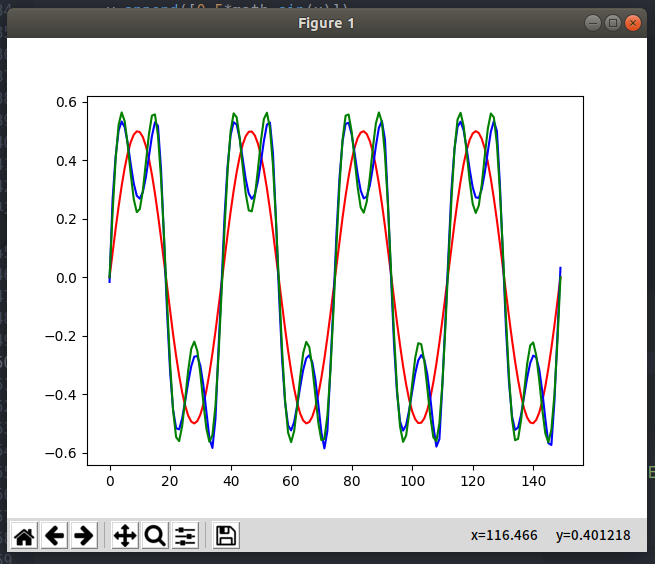

Recreate this plot in Python.
# -*- coding: UTF-8 -*-

import tensorflow as tf
import math
import numpy as np
import matplotlib.pyplot as plt

def createLSTMModel(sequenceLength, dim = 1, LSTMUnitNumber = 2, returnFullOutputSequence = False):
    if LSTMUnitNumber < 1:
        return False
    if LSTMUnitNumber == 1:
        model = tf.keras.models.Sequential()
        model.add(tf.keras.layers.LSTM(
            dim,
            # activation = "sigmoid",
            input_shape = (sequenceLength, dim),
            return_sequences = returnFullOutputSequence
        ))
        return model
    # LSTMUnitNumber > 1
    model = tf.keras.models.Sequential()
    model.add(tf.keras.layers.LSTM(dim, input_shape=(sequenceLength, dim), return_sequences = True))
    for i in range(LSTMUnitNumber - 2):
        model.add(tf.keras.layers.LSTM(dim, return_sequences = True))
    model.add(tf.keras.layers.LSTM(dim, return_sequences = returnFullOutputSequence))
    return model

def buildSinSequence(sequenceLength, t, d = 0):
    move = sequenceLength - 1
    start = 0 + d
    y = []
    for i in range(sequenceLength):
        x = start + i * (t * 2 * math.pi) / move
        y.append([0.5*math.sin(x)])
    return y

def buildWaveSequence(sequenceLength, t, d = 0):
    move = sequenceLength - 1
    start = 0 + d
    y = []
    for i in range(sequenceLength):
        x = start + i * (t * 2 * math.pi) / move
        y.append([0.5*math.sin(x)+0.28*math.sin(3*x)])
    return y

# 序列长度
point = 150

x = [buildSinSequence(point, 4)]
y = [buildWaveSequence(point, 4)]

numberOfLSTMUnit = 1

model = createLSTMModel(point, 1, numberOfLSTMUnit, True)
model.compile(optimizer = tf.keras.optimizers.Adam(0.07), loss = "MSE")
model.fit(np.array(x), np.array(y), 1, 300)
y0 = model.predict(np.array(x))
y1 = np.array(y)

# 红色是输入序列，绿色目标序列，蓝色模型预测的序列
plt.plot(range(point),np.reshape(x, (point)), 'r')
plt.plot(range(point),np.reshape(y0, (point)), 'b')
plt.plot(range(point),np.reshape(y1, (point)), 'g')
plt.show()
